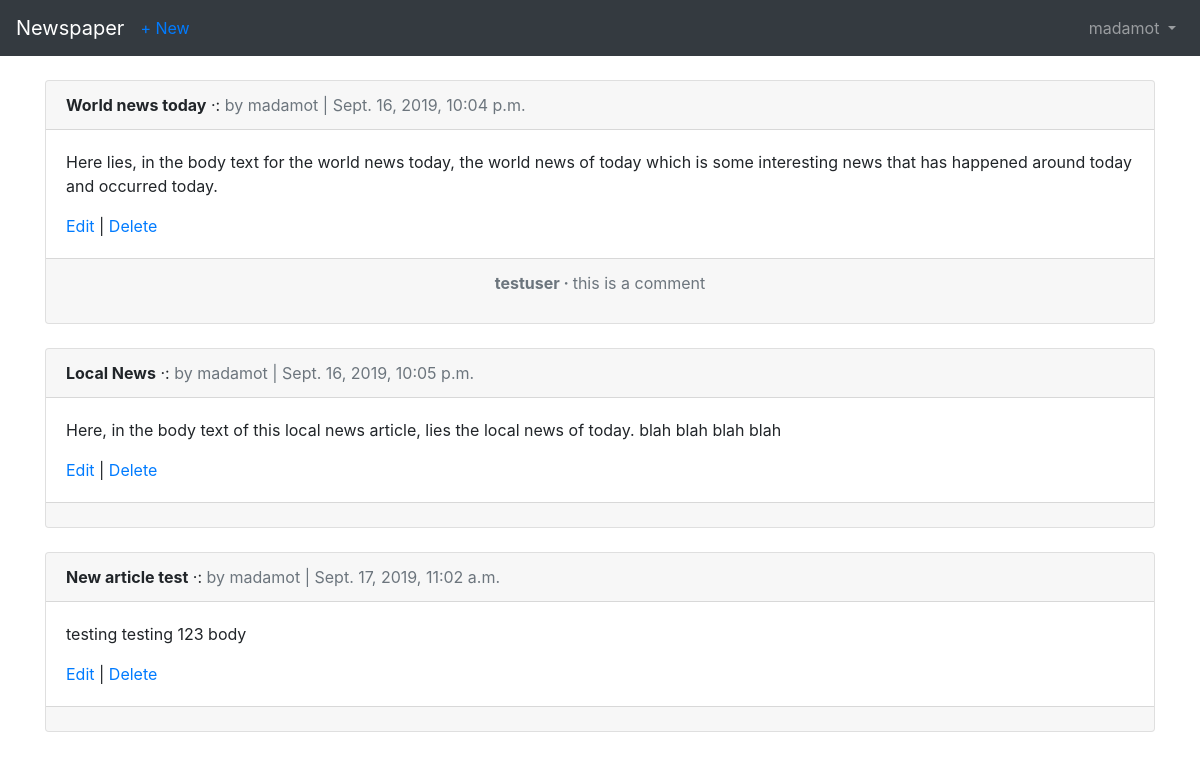
The page /articles/ (signed in) on the database its author committed.
### users/models.py (models this page shows)
class CustomUser(AbstractUser):
    age = models.PositiveIntegerField(null=True, blank=True)

### articles/models.py (models this page shows, shortened)
class Article(models.Model):
    title = models.CharField(max_length=255)
    body = models.TextField()
    date = models.DateTimeField(auto_now_add=True)
    author = models.ForeignKey(
        get_user_model(),
        on_delete=models.CASCADE,
    )

class Comment(models.Model):
    article = models.ForeignKey(
        Article,
        on_delete=models.CASCADE,
        related_name='comments',
        )
    comment = models.CharField(max_length=140)
    author = models.ForeignKey(get_user_model(), on_delete=models.CASCADE,)
    def __str__(self):
        return self.comment

### articles/views.py (the view)
# urls.py: path('', ArticleListView.as_view(), name='article_list'),
class ArticleListView(LoginRequiredMixin, ListView):
    model = Article
    template_name = 'article_list.html'
    login_url = 'login'

### templates/article_list.html (shortened to what this page needs)
{% extends 'base.html' %}
{% block content %}
{% for article in object_list %}
  <div class="card">
    <div class="card-header">
      <span class="font-weight-bold">{{ article.title }}</span> &middot:
      <span class="text-muted">by {{ article.author }} | {{ article.date }}</span>
    </div>
    <div class="card-body">
      <p>{{ article.body }}</p>
      <a href="{% url 'article_edit' article.pk %}">Edit</a> | <a href="{% url 'article_delete' article.pk %}">Delete</a>
    </div>
    <div class="card-footer text-center text-muted">
      {% for comment in article.comments.all %}
        <p>
          <span class="font-weight-bold">
            {{ comment.author }} &middot;
          </span>
          {{ comment }}
        </p>
      {% endfor %}
    </div>
  </div>
  <br />
{% endfor %}
{% endblock content %}

### templates/base.html (shortened to what this page needs)
<!DOCTYPE html>
<html lang="en">
<head>
  <link rel="stylesheet" href="https://stackpath.bootstrapcdn.com/bootstrap/4.1.3/css/bootstrap.min.css">
</head>
<body>
  <nav class="navbar navbar-expand-md navbar-dark bg-dark mb-4">
      <a class="navbar-brand" href="{% url 'home' %}">Newspaper</a>
      {% if user.is_authenticated %}
        <ul class="navbar-nav mr-auto">
          <li class="navbar-nav mr-auto">
              <a href="{% url 'article_new' %}">+ New</a>
          </li>
        </ul>
      {% endif %}
      <div class="collapse navbar-collapse" id="navbarCollapse">
        {% if user.is_authenticated %}
          <ul class="navbar-nav ml-auto">
            <li class="nav-item">
              <a class="nav-link dropdown-toggle" href="#" id="userMenu"\
              data-toggle="dropdown" aria-haspopup="true" aria-expanded\
              ="false">
                {{ user.username }}
              </a>
            </li>
          </ul>
        {% endif %}
      </div>
    </nav>
    <div class="container">
      {% block content %}
      {% endblock content %}
    </div>
</body>
</html>

### rows shown on the page
CustomUser: username "madamot"
Article: title "World news today", author "madamot", date "Sept. 16, 2019, 10:04 p.m.", body "Here lies, in the body text for the world news today, the world news of today which is some interesting news that has happened around today and occurred today."
Comment: author "testuser", comment "this is a comment"
Article: title "Local News", author "madamot", date "Sept. 16, 2019, 10:05 p.m.", body "Here, in the body text of this local news article, lies the local news of today. blah blah blah blah"
Article: title "New article test", author "madamot", date "Sept. 17, 2019, 11:02 a.m.", body "testing testing 123 body"
